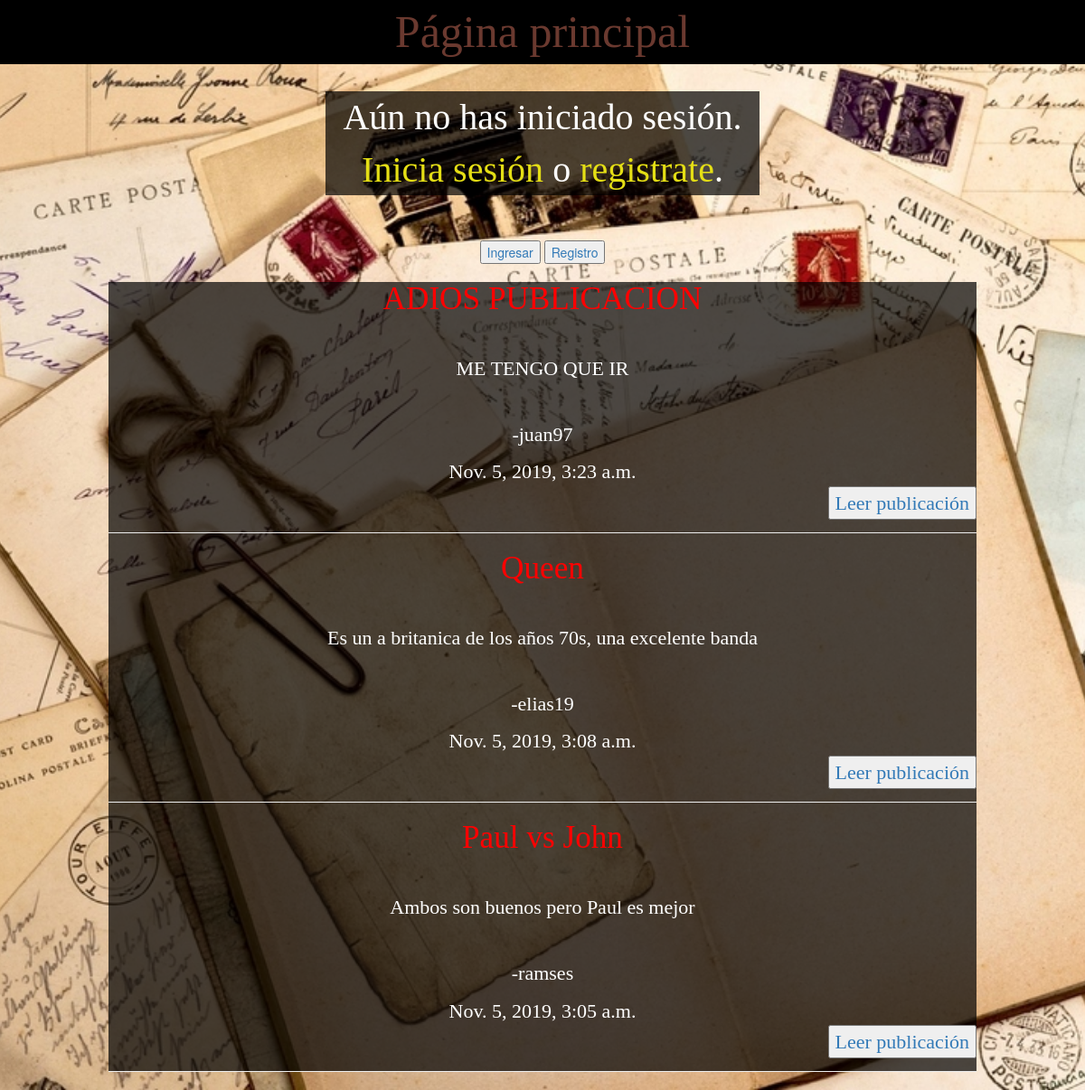
Screenshot of /VerPublicaciones/ with the database file from the repository.
### proyecto/models.py (models this page shows)
class Publicacion(models.Model):
    titulo = models.CharField(
        null=False,
        max_length=100,
        verbose_name='Titulo'
    )
    texto = models.CharField(
        null=False,
        max_length=1000,
        verbose_name='Texto'
    )
    post_status_choices = [
        ("DRAFT","Borrador"),
        ("Publish","Publicado")
    ]
    estado = models.CharField(
        default="DRAFT",
        choices=post_status_choices,
        null=False,
        max_length=200,
        verbose_name="Estado"
    )
    user = models.ForeignKey(
        User,null=True,
        on_delete=models.CASCADE
    )
    date = models.DateTimeField(
        auto_now=True,null=True
    )

### proyecto/views.py (the view)
# urls.py: path('VerPublicaciones/',v.verpublicaciones_view, name='VerPublicaciones'),
def verpublicaciones_view(request):
    publicaciones = m.Publicacion.objects.all().order_by('-date')
    return render(request, 'publicaciones/VerPublicaciones.html', {'publicaciones': publicaciones})

### templates/publicaciones/VerPublicaciones.html
<html>
<head>
    {% load static %}
    <link rel="stylesheet" href="//maxcdn.bootstrapcdn.com/bootstrap/3.2.0/css/bootstrap.min.css">
    <link rel="stylesheet" href="//maxcdn.bootstrapcdn.com/bootstrap/3.2.0/css/bootstrap-theme.min.css">
    <link rel="stylesheet" href="{% static 'css/estiloPublicacion.css' %}">
    <p id="titulo" text align="center">Página principal</p><br>
</head>
<body>
    {% if request.user.is_authenticated %}
    <div id="salir"><a href="{% url 'Salir' %}"><input type="button" value="Salir"></a></div>
    <center>
        <div class="bienvenido">
            <p >Bienvenido, <span id="usuario">{{ request.user.username }}</span></p>
        </div>
    </center>
    {% else %}
    <center>
        <div class="bienvenido"><p text align="center">Aún no has iniciado sesión. <span class="llamas"> <br>Inicia sesión </span> o <span class="llamas">registrate</span>.</div> <br><br>
    <a href="{% url 'Ingresar' %}"><input type="button" value="Ingresar"></a>
    <a href="{% url 'Registro' %}"><input type="button" value="Registro"></a>
    </center>
    {% endif %}
<center>
    <div id="publicaciones">
        {% for publicacion in publicaciones %}
        <h1 class="titulo" style="font-size:160%;">{{ publicacion.titulo }}</h1>
        <br>
        <p>{{ publicacion.texto }}</p>
        <br>
        <p>-{{ publicacion.user }}</p>       {{ publicacion.date }}
        <br>
        <div id="botonleer">
        <A HREF="{% url 'LeerPublicacion' publicacion_pk=publicacion.pk %}"><INPUT TYPE="BUTTON" VALUE="Leer publicación"></A>
        </div>
        <br>
        <hr>
        {% endfor %}
    </div>
</center>
</body>
</html>

### static/css/estiloPublicacion.css (style rules this page uses)
body { background: url("../img/notas.jpg") no-repeat center center fixed; background-size: cover; }
#titulo { color: #6A392F; font-size: 50px; background-color: black; font-family: serif; }
.bienvenido { color: white; font-size: 40px; font-family: serif; background-color: black; width: 40%; background: rgb(0, 0, 0, 0.7); }
#publicaciones { color: white; font-size: 22px; font-family: serif; background-color: black; width: 80%; background: rgb(0, 0, 0 ,0.7); }
.titulo { color:red; }
#botonleer { float: right; }
.llamas { color:#E4DE15; }

### rows the page displays
Publicacion: titulo "ADIOS PUBLICACION", texto "ME TENGO QUE IR", user "juan97", date "Nov. 5, 2019, 3:23 a.m."
Publicacion: titulo "Queen", texto "Es un a britanica de los años 70s, una excelente banda", user "elias19", date "Nov. 5, 2019, 3:08 a.m."
Publicacion: titulo "Paul vs John", texto "Ambos son buenos pero Paul es mejor", user "ramses", date "Nov. 5, 2019, 3:05 a.m."
